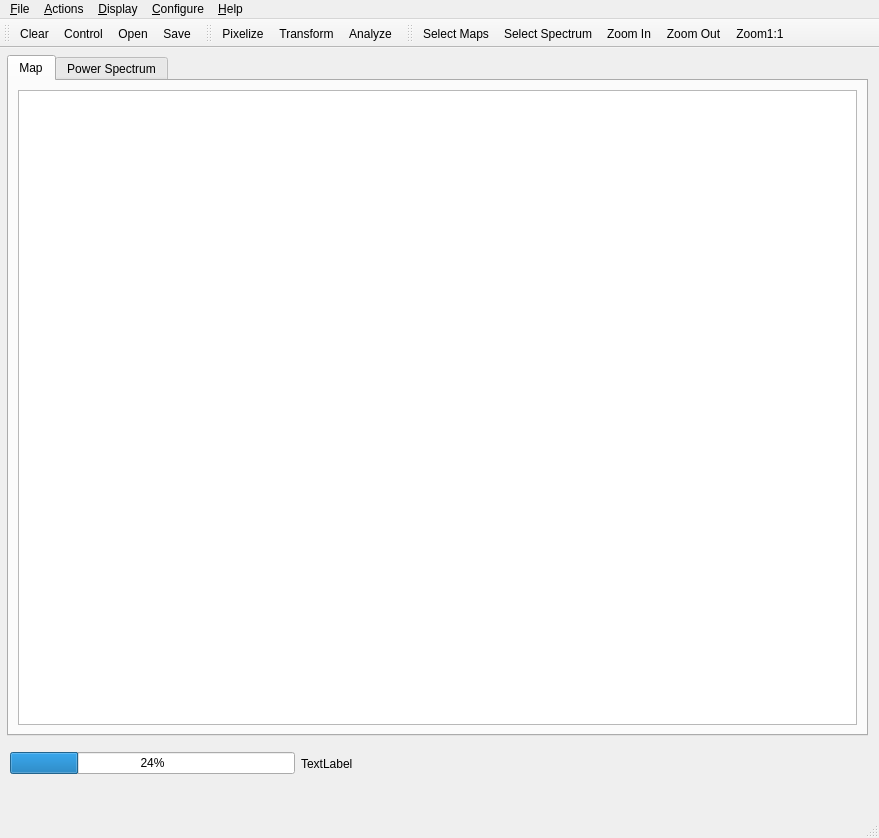
<?xml version="1.0" encoding="UTF-8"?>
<ui version="4.0">
 <class>MainWindow</class>
 <widget class="QMainWindow" name="MainWindow">
  <property name="geometry">
   <rect>
    <x>0</x>
    <y>0</y>
    <width>879</width>
    <height>838</height>
   </rect>
  </property>
  <property name="windowTitle">
   <string>MainWindow</string>
  </property>
  <property name="windowIcon">
   <iconset resource="mainwindow.qrc">
    <normaloff>:/icons/analyzer.png</normaloff>:/icons/analyzer.png</iconset>
  </property>
  <widget class="QWidget" name="centralwidget">
   <widget class="QTabWidget" name="tabWidget">
    <property name="geometry">
     <rect>
      <x>7</x>
      <y>7</y>
      <width>861</width>
      <height>681</height>
     </rect>
    </property>
    <property name="currentIndex">
     <number>0</number>
    </property>
    <widget class="QWidget" name="mapTab">
     <attribute name="title">
      <string>Map</string>
     </attribute>
     <layout class="QVBoxLayout" name="verticalLayout_3">
      <item>
       <widget class="QGraphicsView" name="mapView">
        <property name="minimumSize">
         <size>
          <width>800</width>
          <height>600</height>
         </size>
        </property>
       </widget>
      </item>
     </layout>
    </widget>
    <widget class="QWidget" name="powerTab">
     <attribute name="title">
      <string>Power Spectrum</string>
     </attribute>
     <layout class="QVBoxLayout" name="verticalLayout_4">
      <item>
       <widget class="QGraphicsView" name="powerView"/>
      </item>
     </layout>
    </widget>
   </widget>
   <widget class="QWidget" name="layoutWidget">
    <property name="geometry">
     <rect>
      <x>10</x>
      <y>700</y>
      <width>861</width>
      <height>31</height>
     </rect>
    </property>
    <layout class="QHBoxLayout" name="informationLayout">
     <item>
      <widget class="QProgressBar" name="progressBar">
       <property name="value">
        <number>24</number>
       </property>
      </widget>
     </item>
     <item>
      <widget class="QLabel" name="progressLabel">
       <property name="text">
        <string>TextLabel</string>
       </property>
      </widget>
     </item>
     <item>
      <spacer name="horizontalSpacer">
       <property name="orientation">
        <enum>Qt::Horizontal</enum>
       </property>
       <property name="sizeHint" stdset="0">
        <size>
         <width>518</width>
         <height>20</height>
        </size>
       </property>
      </spacer>
     </item>
    </layout>
   </widget>
  </widget>
  <widget class="QMenuBar" name="menubar">
   <property name="geometry">
    <rect>
     <x>0</x>
     <y>0</y>
     <width>879</width>
     <height>32</height>
    </rect>
   </property>
   <widget class="QMenu" name="menu_File">
    <property name="title">
     <string>&amp;File</string>
    </property>
    <addaction name="controlAction"/>
    <addaction name="openAction"/>
    <addaction name="saveAction"/>
    <addaction name="informationAction"/>
    <addaction name="printAction"/>
    <addaction name="clearAction"/>
    <addaction name="separator"/>
    <addaction name="exitAction"/>
   </widget>
   <widget class="QMenu" name="menu_Actions">
    <property name="title">
     <string>&amp;Actions</string>
    </property>
    <addaction name="pixelizeAction"/>
    <addaction name="transformAction"/>
    <addaction name="analyzeAction"/>
    <addaction name="separator"/>
    <addaction name="inverseAction"/>
   </widget>
   <widget class="QMenu" name="menu_Display">
    <property name="title">
     <string>&amp;Display</string>
    </property>
    <addaction name="selectMapsAction"/>
    <addaction name="selectGraphsAction"/>
    <addaction name="separator"/>
    <addaction name="zoomInAction"/>
    <addaction name="zoomOutAction"/>
    <addaction name="zoomNormalAction"/>
    <addaction name="separator"/>
    <addaction name="separator"/>
    <addaction name="actionChange_Coordinate_System"/>
   </widget>
   <widget class="QMenu" name="menu_Help">
    <property name="title">
     <string>&amp;Help</string>
    </property>
    <addaction name="analyzerHandbookAction"/>
    <addaction name="aboutAnalyzerAction"/>
   </widget>
   <widget class="QMenu" name="menu_Configure">
    <property name="title">
     <string>&amp;Configure</string>
    </property>
    <addaction name="configureMapper"/>
    <addaction name="configureGrapher"/>
    <addaction name="configurePixelizer"/>
    <addaction name="configureTransformer"/>
   </widget>
   <addaction name="menu_File"/>
   <addaction name="menu_Actions"/>
   <addaction name="menu_Display"/>
   <addaction name="menu_Configure"/>
   <addaction name="menu_Help"/>
  </widget>
  <widget class="QStatusBar" name="statusbar"/>
  <widget class="QToolBar" name="fileToolBar">
   <property name="windowTitle">
    <string>toolBar</string>
   </property>
   <attribute name="toolBarArea">
    <enum>TopToolBarArea</enum>
   </attribute>
   <attribute name="toolBarBreak">
    <bool>false</bool>
   </attribute>
   <addaction name="clearAction"/>
   <addaction name="controlAction"/>
   <addaction name="openAction"/>
   <addaction name="saveAction"/>
  </widget>
  <widget class="QToolBar" name="actionToolBar">
   <property name="windowTitle">
    <string>toolBar</string>
   </property>
   <attribute name="toolBarArea">
    <enum>TopToolBarArea</enum>
   </attribute>
   <attribute name="toolBarBreak">
    <bool>false</bool>
   </attribute>
   <addaction name="pixelizeAction"/>
   <addaction name="transformAction"/>
   <addaction name="analyzeAction"/>
  </widget>
  <widget class="QToolBar" name="displayToolBar">
   <property name="windowTitle">
    <string>toolBar</string>
   </property>
   <attribute name="toolBarArea">
    <enum>TopToolBarArea</enum>
   </attribute>
   <attribute name="toolBarBreak">
    <bool>false</bool>
   </attribute>
   <addaction name="selectMapsAction"/>
   <addaction name="selectGraphsAction"/>
   <addaction name="zoomInAction"/>
   <addaction name="zoomOutAction"/>
   <addaction name="zoomNormalAction"/>
  </widget>
  <action name="controlAction">
   <property name="icon">
    <iconset resource="mainwindow.qrc">
     <normaloff>:/icons/filenew.png</normaloff>:/icons/filenew.png</iconset>
   </property>
   <property name="text">
    <string>&amp;Control</string>
   </property>
   <property name="toolTip">
    <string>Create Control Data Set</string>
   </property>
  </action>
  <action name="openAction">
   <property name="icon">
    <iconset resource="mainwindow.qrc">
     <normaloff>:/icons/fileopen.png</normaloff>:/icons/fileopen.png</iconset>
   </property>
   <property name="text">
    <string>&amp;Open</string>
   </property>
  </action>
  <action name="saveAction">
   <property name="icon">
    <iconset resource="mainwindow.qrc">
     <normaloff>:/icons/filesave.png</normaloff>:/icons/filesave.png</iconset>
   </property>
   <property name="text">
    <string>&amp;Save</string>
   </property>
  </action>
  <action name="informationAction">
   <property name="text">
    <string>&amp;Information</string>
   </property>
  </action>
  <action name="printAction">
   <property name="icon">
    <iconset resource="mainwindow.qrc">
     <normaloff>:/icons/print.png</normaloff>:/icons/print.png</iconset>
   </property>
   <property name="text">
    <string>&amp;Print</string>
   </property>
  </action>
  <action name="clearAction">
   <property name="icon">
    <iconset resource="mainwindow.qrc">
     <normaloff>:/icons/eraser.png</normaloff>:/icons/eraser.png</iconset>
   </property>
   <property name="text">
    <string>Clear</string>
   </property>
  </action>
  <action name="exitAction">
   <property name="text">
    <string>E&amp;xit</string>
   </property>
  </action>
  <action name="pixelizeAction">
   <property name="icon">
    <iconset resource="mainwindow.qrc">
     <normaloff>:/icons/healpix.png</normaloff>:/icons/healpix.png</iconset>
   </property>
   <property name="text">
    <string>Pixe&amp;lize</string>
   </property>
  </action>
  <action name="transformAction">
   <property name="icon">
    <iconset resource="mainwindow.qrc">
     <normaloff>:/icons/rsht.png</normaloff>:/icons/rsht.png</iconset>
   </property>
   <property name="text">
    <string>&amp;Transform</string>
   </property>
  </action>
  <action name="analyzeAction">
   <property name="icon">
    <iconset resource="mainwindow.qrc">
     <normaloff>:/icons/analyzer.png</normaloff>:/icons/analyzer.png</iconset>
   </property>
   <property name="text">
    <string>Anal&amp;yze</string>
   </property>
  </action>
  <action name="inverseAction">
   <property name="text">
    <string>In&amp;verse</string>
   </property>
  </action>
  <action name="selectMapsAction">
   <property name="icon">
    <iconset resource="mainwindow.qrc">
     <normaloff>:/icons/mollweide.png</normaloff>:/icons/mollweide.png</iconset>
   </property>
   <property name="text">
    <string>Select &amp;Maps</string>
   </property>
  </action>
  <action name="selectGraphsAction">
   <property name="icon">
    <iconset resource="mainwindow.qrc">
     <normaloff>:/icons/spectrum.png</normaloff>:/icons/spectrum.png</iconset>
   </property>
   <property name="text">
    <string>Select S&amp;pectrum</string>
   </property>
  </action>
  <action name="zoomInAction">
   <property name="icon">
    <iconset resource="mainwindow.qrc">
     <normaloff>:/icons/zoom+.png</normaloff>:/icons/zoom+.png</iconset>
   </property>
   <property name="text">
    <string>Zoom In</string>
   </property>
   <property name="shortcut">
    <string>Ctrl++</string>
   </property>
  </action>
  <action name="zoomOutAction">
   <property name="icon">
    <iconset resource="mainwindow.qrc">
     <normaloff>:/icons/zoom-.png</normaloff>:/icons/zoom-.png</iconset>
   </property>
   <property name="text">
    <string>Zoom Out</string>
   </property>
   <property name="shortcut">
    <string>Ctrl+-</string>
   </property>
  </action>
  <action name="zoomNormalAction">
   <property name="icon">
    <iconset resource="mainwindow.qrc">
     <normaloff>:/icons/zoom1.png</normaloff>:/icons/zoom1.png</iconset>
   </property>
   <property name="text">
    <string>Zoom&amp;1:1</string>
   </property>
  </action>
  <action name="analyzerHandbookAction">
   <property name="text">
    <string>Analyzer Handbook</string>
   </property>
  </action>
  <action name="aboutAnalyzerAction">
   <property name="text">
    <string>About Analyzer</string>
   </property>
  </action>
  <action name="configureMapper">
   <property name="text">
    <string>&amp;Mapper</string>
   </property>
  </action>
  <action name="configurePixelizer">
   <property name="text">
    <string>&amp;Pixelizer</string>
   </property>
  </action>
  <action name="configureTransformer">
   <property name="text">
    <string>&amp;Transformer</string>
   </property>
  </action>
  <action name="configureGrapher">
   <property name="text">
    <string>&amp;Grapher</string>
   </property>
  </action>
  <action name="actionChange_Coordinate_System">
   <property name="text">
    <string>Change Coordinate System</string>
   </property>
  </action>
 </widget>
 <resources>
  <include location="mainwindow.qrc"/>
 </resources>
 <connections/>
</ui>
